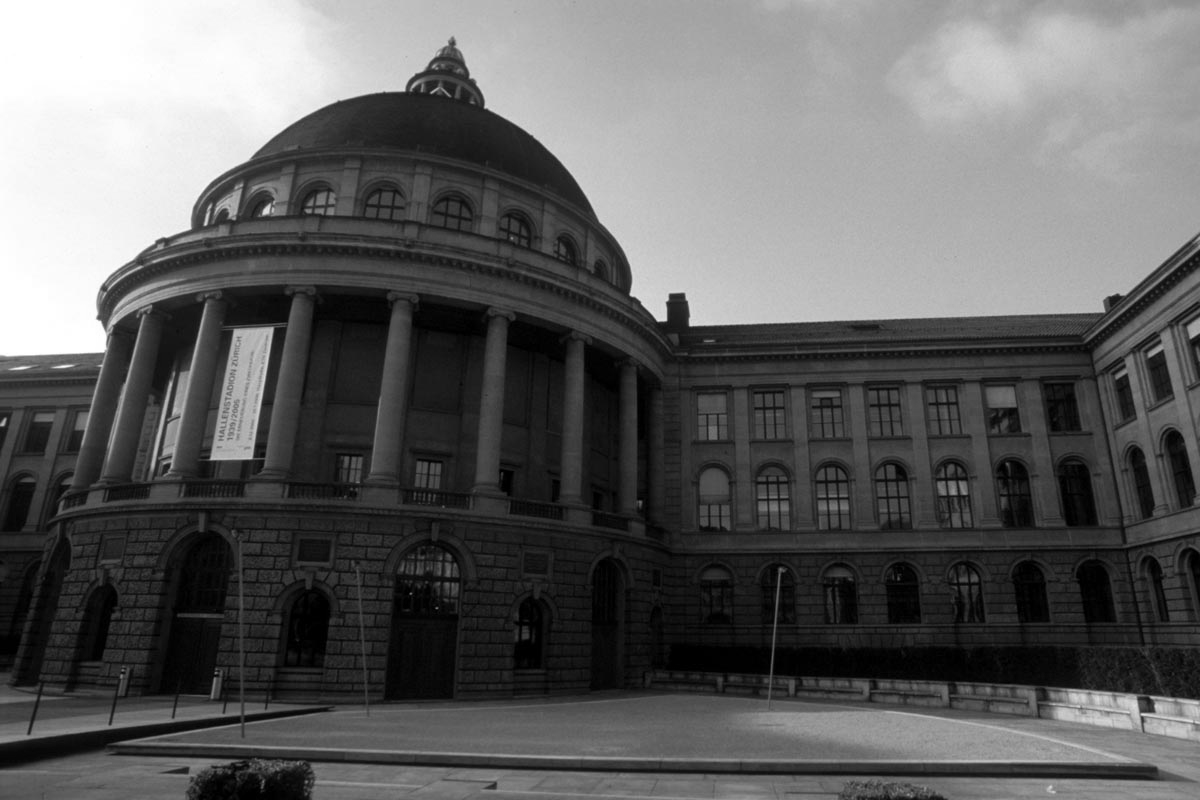
%> input picture Assignments/Codes/Filtering/Autofocus/MATLAB/eth.pbm, 1200 x 800 px
$ octave --eval "plotFFTSamples;"   (GNU Octave 9; MATLAB toolbox functions it lacks are replaced by stand-ins)
%> lines starting %> are read from the running program, lines starting %| are printed output that depends on the picture
### Assignments/Codes/Filtering/Autofocus/MATLAB/setFocus.m
function B = setFocus (f)
%> called with f = 0
f0 = 2.0;  % true value of the focus (not known a-priori)
P =  double(imread('eth.pbm'));
%> P: size 800x1200 double; min 0, max 255, mean 96.4; mean of the top-left, top-right, bottom-left and bottom-right quarters 135.6, 147.6, 46.2, 56.3
ep = max(abs(f - f0),eps);
M = 16;
l = -M:M;
k = -M:M;
[L,K] = meshgrid(l,k);
S = 1 ./ (1 + (L.^2 + K.^2)/ep);
S = S / sum(sum(S));
B = conv2(P,S,'same');
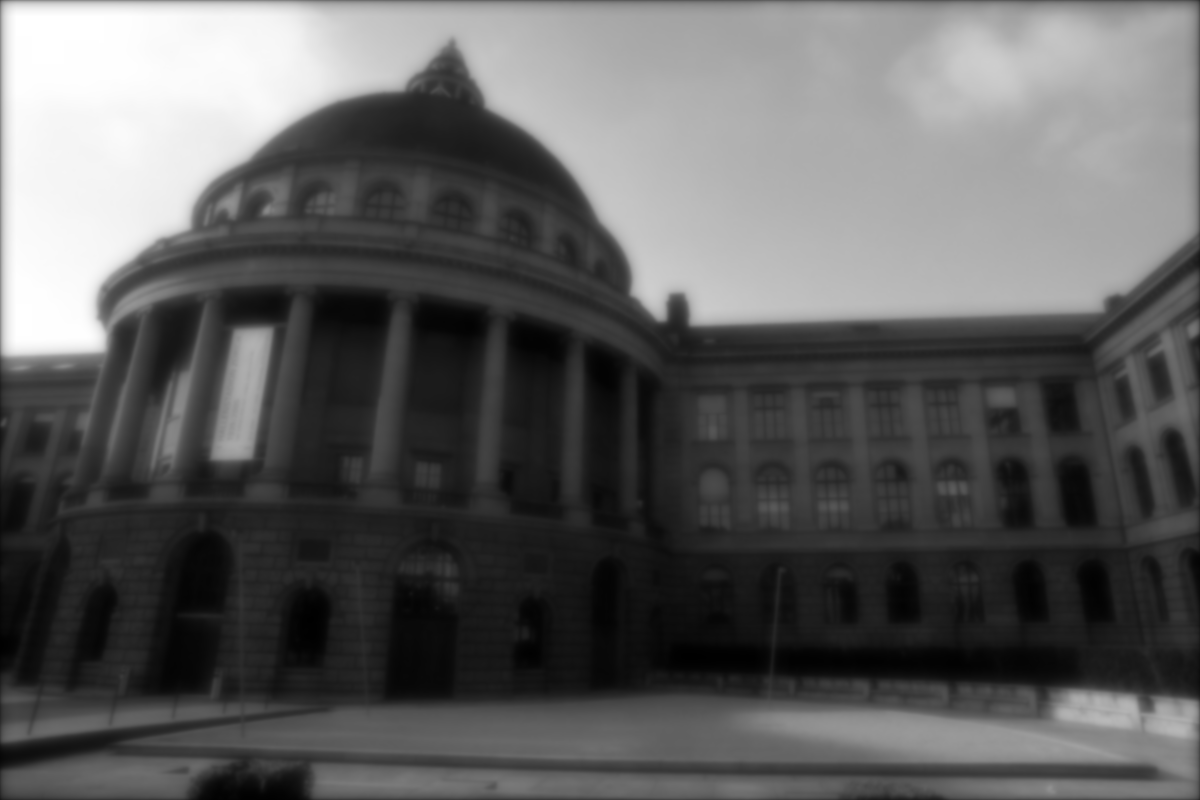
%> B: size 800x1200 double; min 0.644, max 255, mean 95.3

### Assignments/Codes/Filtering/Autofocus/MATLAB/plotFFTSamples.m
function plotFFTSamples ()
%col = (0:1/215:1)'*[1,1,1];
f = 0:3;
for i = 1:length(f)
    subplot(2,2,i);
    image(abs(fft2(setFocus(f(i)))));
    colorbar();
    %colormap(col);
    axis('equal');
    axis('off');
    title(sprintf('Image with focus set to %1.1f',f(i)));
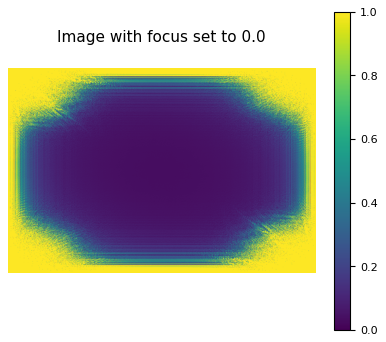
%> figure redrawn from the program's plot data
%> `plotFFTSamples;`:
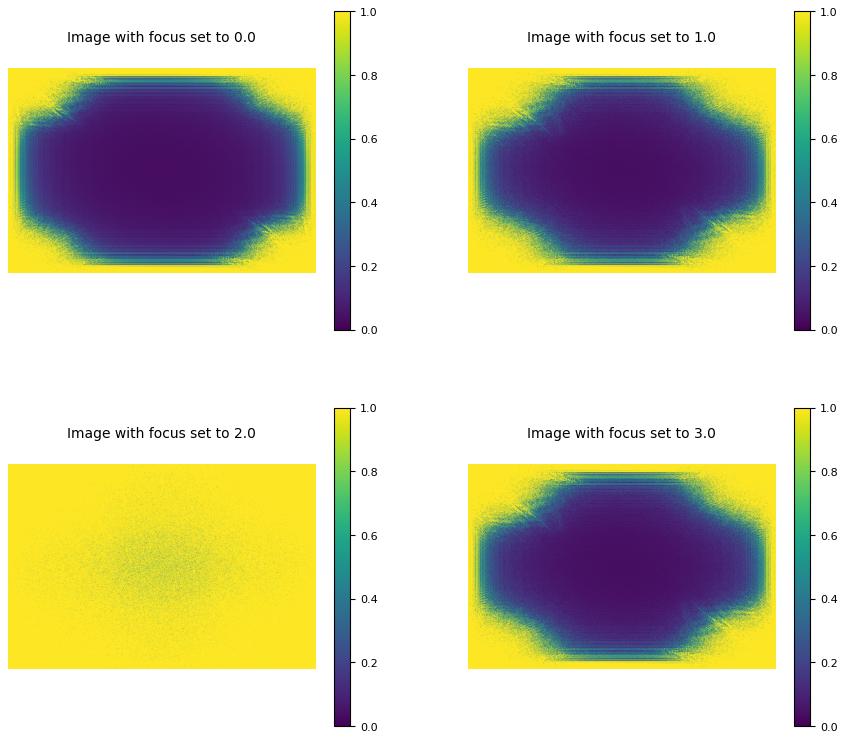
%> figure redrawn from the program's plot data, 4 panels
end
print -depsc './plotFFTSamples.eps'
